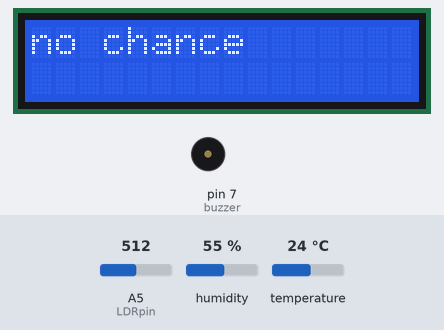
Bench run of a sketch on a simulated Arduino Uno, built with avr-gcc and run on an emulated ATmega328P. Parts: 16×2 character LCD, buzzer (waves = sounding, pin HIGH). Wiring (inferred from the names in the program): DHT11 sensor: data A0. Inputs (shaded band) come from the test bench; at power-on: humidity 55 %, A5 (LDRpin) = 512, temperature 24 °C. What the sketch prints to the serial monitor is not drawn.

Above: at 2.6 s.
2.7 s: humidity set to 69 %
At 10.5 s:
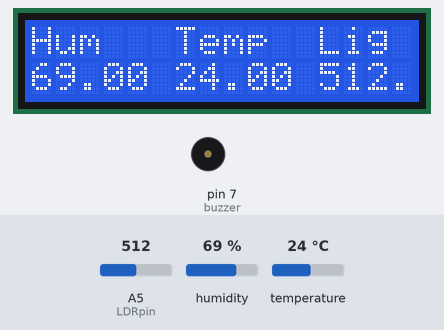
12.6 s: humidity set to 72 %
At 20.0 s:
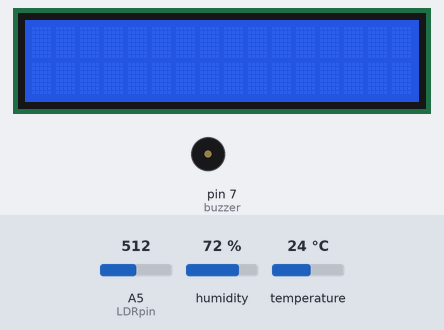
23.4 s: A5 (LDRpin) set to 685
At 28.1 s:
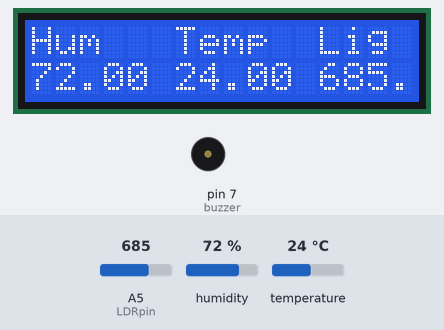
29.4 s: A5 (LDRpin) set to 711
At 32.1 s:
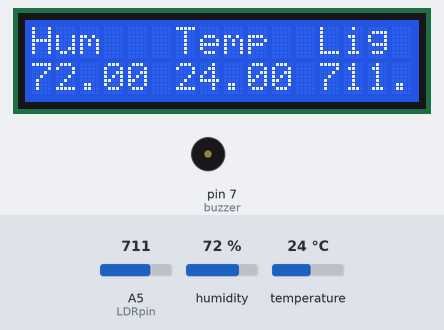
40.2 s: temperature set to 12 °C
At 43.4 s:
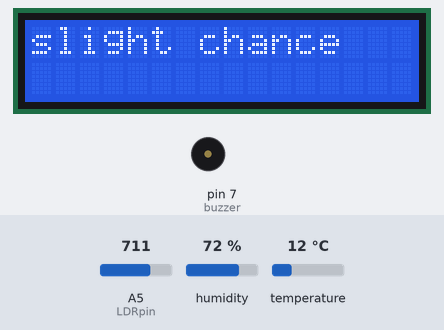
51.0 s: A5 (LDRpin) set to 900
At 53.9 s:
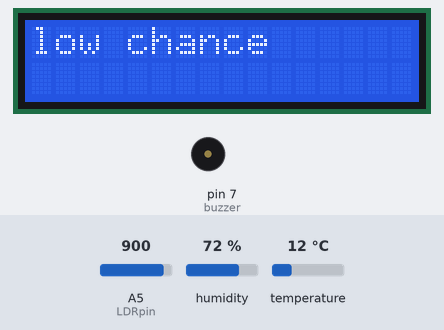
Timing chart, 0 to 55.4 s (numbered marks = the images above; inputs shaded):
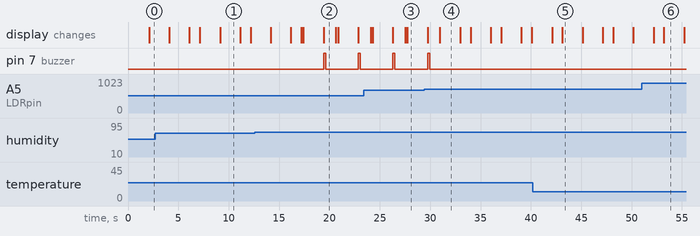

The sketch:

Rain_Predict.ino
```cpp
#include "dht.h"
#include <LiquidCrystal.h>
#define dht_apin A0 //  DHT Sensor
#define LDRpin A5 // LDR resistor
#define buzzer 7
dht DHT;
float LDRValue = 0.0;
const int rs = 12, en = 11, d4 = 5, d5 = 4, d6 = 3, d7 = 2;
LiquidCrystal lcd(rs, en, d4, d5, d6, d7);

void setup(){

  lcd.begin(16, 2);

  pinMode(buzzer,OUTPUT);

  Serial.begin(9600);
  Serial.println("DHT11 Humidity & temperature Sensor\n");
  delay(1000);

}


void loop(){

    DHT.read11(dht_apin);


    Serial.print("Current humidity = ");
    Serial.print(DHT.humidity);
    Serial.print("%  ");
    Serial.print("temperature = ");
    Serial.print(DHT.temperature);
    Serial.println("C  \n");
    LDRValue = (float)analogRead(LDRpin);

    Serial.println(LDRValue);
    float Humidity = DHT.humidity;
    float Temperature = DHT.temperature;
    float Light = LDRValue;
    delay(1000);
    int possibility;
    if(Humidity  > 70.0)
      if(Temperature >= -4.0 && Temperature < 10)
        if(Light < 500) possibility = 3;
        else if(Light < 700) possibility = 2;
        else if(Light < 800) possibility = 1;
        else if(Light < 1000) possibility = 0;
        else possibility = -1;
      else if(Temperature >= 10 && Temperature < 23)
        if(Light < 500) possibility = 4;
        else if(Light < 700) possibility = 3;
        else if(Light < 800) possibility = 2;
        else if(Light < 1000) possibility = 1;
        else possibility = 0;
      else if(Temperature >=23 && Temperature < 30)
        if(Light < 500) possibility = 5;
        else if(Light < 700) possibility = 4;
        else if(Light < 800) possibility = 3;
        else if(Light < 1000) possibility = 1;
        else possibility = 0;
      else if(Temperature >=30)
        if(Light < 500) possibility = 5;
        else if(Light < 700) possibility = 4;
        else if(Light < 800) possibility = 3;
        else if(Light < 1000) possibility = 1;
        else possibility = 0;
    else if(Humidity <= 65.0) possibility = 0;

    lcd.setCursor(0, 0);

    switch (possibility){
      case -1:
        Serial.print("There is no possibility of rain \n");
        lcd.print("no chance");
        delay(2000);
        showdata(Humidity,Temperature,Light);
        break;
      case 0:
        Serial.print("There is a very low possibility of rain \n");
        lcd.print("very low chance");
        delay(2000);
        showdata(Humidity,Temperature,Light);
        break;
      case 1:
        Serial.print("There is a low possibility of rain \n");
        lcd.print("low chance");
        delay(2000);
        showdata(Humidity,Temperature,Light);
        break;
      case 2:
        Serial.print("There is a slight chance of rain \n");
        lcd.print("slight chance");
        delay(2000);
        showdata(Humidity,Temperature,Light);
        break;
      case 3:
        Serial.print("There is moderate chance of rain \n");
        lcd.print("moderate chance");
        delay(2-000);
        showdata(Humidity,Temperature,Light);
        break;
      case 4:
        Serial.print("There is a high possibility of rain \n");
        lcd.print("high chance ");
        delay(200);
        showdata(Humidity,Temperature,Light);
        digitalWrite(buzzer,3);
        delay(200);
        digitalWrite(buzzer,0);
        break;
      case 5:
        Serial.print("There is a very high possibility of rain \n");
        lcd.print("very high chance");
        delay(200);
        showdata(Humidity,Temperature,Light);
        digitalWrite(buzzer,3);
        delay(200);
        digitalWrite(buzzer,0);
    }

 return;
}

void showdata(float humidity,float temperature,float light)
{
  String y="Hum   Temp  Lig";
  lcd.setCursor(0,0);
  lcd.print("                ");
  lcd.setCursor(0,0);
  lcd.print(y);

  lcd.setCursor(0,1);
  String g="";
  g=g+humidity+" ";
  g=g+temperature+" ";
  g=g+light+" ";
  lcd.print(g);
  delay(2000);
  lcd.setCursor(0,0);
  lcd.print("                ");
  lcd.setCursor(0,1);
  lcd.print("                ");

}
```

dht.cpp
```cpp
//
//    FILE: dht22.cpp
// VERSION: 0.1.00
// PURPOSE: DHT22 Temperature & Humidity Sensor library for Arduino
//
// DATASHEET:
//
// HISTORY:
// 0.1.0 by Rob Tillaart (01/04/2011)
// inspired by DHT11 library
//

#include "dht.h"

#define TIMEOUT 10000

/////////////////////////////////////////////////////
//
// PUBLIC
//


// return values:
//  0 : OK
// -1 : checksum error
// -2 : timeout
int dht::read11(uint8_t pin)
{
	// READ VALUES
	int rv = read(pin);
	if (rv != 0) return rv;

	// CONVERT AND STORE
	humidity    = bits[0];  // bit[1] == 0;
	temperature = bits[2];  // bits[3] == 0;

	// TEST CHECKSUM
	uint8_t sum = bits[0] + bits[2]; // bits[1] && bits[3] both 0
	if (bits[4] != sum) return -1;

	return 0;
}

// return values:
//  0 : OK
// -1 : checksum error
// -2 : timeout
int dht::read22(uint8_t pin)
{
	// READ VALUES
	int rv = read(pin);
	if (rv != 0) return rv;

	// CONVERT AND STORE
	humidity    = word(bits[0], bits[1]) * 0.1;

	int sign = 1;
	if (bits[2] & 0x80) // negative temperature
	{
		bits[2] = bits[2] & 0x7F;
		sign = -1;
	}
	temperature = sign * word(bits[2], bits[3]) * 0.1;


	// TEST CHECKSUM
	uint8_t sum = bits[0] + bits[1] + bits[2] + bits[3];
	if (bits[4] != sum) return -1;

	return 0;
}

/////////////////////////////////////////////////////
//
// PRIVATE
//

// return values:
//  0 : OK
// -2 : timeout
int dht::read(uint8_t pin)
{
	// INIT BUFFERVAR TO RECEIVE DATA
	uint8_t cnt = 7;
	uint8_t idx = 0;

	// EMPTY BUFFER
	for (int i=0; i< 5; i++) bits[i] = 0;

	// REQUEST SAMPLE
	pinMode(pin, OUTPUT);
	digitalWrite(pin, LOW);
	delay(20);
	digitalWrite(pin, HIGH);
	delayMicroseconds(40);
	pinMode(pin, INPUT);

	// GET ACKNOWLEDGE or TIMEOUT
	unsigned int loopCnt = TIMEOUT;
	while(digitalRead(pin) == LOW)
		if (loopCnt-- == 0) return -2;

	loopCnt = TIMEOUT;
	while(digitalRead(pin) == HIGH)
		if (loopCnt-- == 0) return -2;

	// READ THE OUTPUT - 40 BITS => 5 BYTES
	for (int i=0; i<40; i++)
	{
		loopCnt = TIMEOUT;
		while(digitalRead(pin) == LOW)
			if (loopCnt-- == 0) return -2;

		unsigned long t = micros();

		loopCnt = TIMEOUT;
		while(digitalRead(pin) == HIGH)
			if (loopCnt-- == 0) return -2;

		if ((micros() - t) > 40) bits[idx] |= (1 << cnt);
		if (cnt == 0)   // next byte?
		{
			cnt = 7;
			idx++;
		}
		else cnt--;
	}

	return 0;
}
//
// END OF FILE
//
```

dht.h
```cpp
//
//    FILE: dht.h
// VERSION: 0.1.00
// PURPOSE: DHT Temperature & Humidity Sensor library for Arduino
//
//     URL: http://arduino.cc/playground/Main/DHTLib
//
// HISTORY:
// see dht.cpp file
//

#ifndef dht_h
#define dht_h

#if ARDUINO >= 100
 #include "Arduino.h"
#else
 #include "WProgram.h"
#endif

#define DHT_LIB_VERSION "0.1.00"

class dht
{
public:
	int read11(uint8_t pin);
    int read22(uint8_t pin);
	double humidity;
	double temperature;

private:
	uint8_t bits[5];  // buffer to receive data
	int read(uint8_t pin);
};
#endif
//
// END OF FILE
//
```

Measured:
- the behaviour switches between 70 and 71 % on humidity (found by bisection; images 1 and 2)
- after the input at 12.6 s, pin 7 (buzzer): alternates HIGH for 0.20 s and LOW for 3.2 s, starting after 6.8 s; the display: first differs from a run without the input after 4.6 s (image 2 shows a later state)
- after the input at 29.4 s, pin 7 (buzzer): goes on until 29.9 s, then stays LOW; the display: first differs from a run without the input after 1.6 s (image 4 shows a later state)
- after the input at 40.2 s, the display: first differs from a run without the input after 2.9 s (image 5)
- after the input at 51.0 s, the display: first differs from a run without the input after 2.2 s (image 6)
- what the display in image 1 shows lasts 2.0 s, from 9.1 s to 11.1 s
- what the display in image 2 shows lasts 1.2 s, from 19.4 s to 20.6 s
